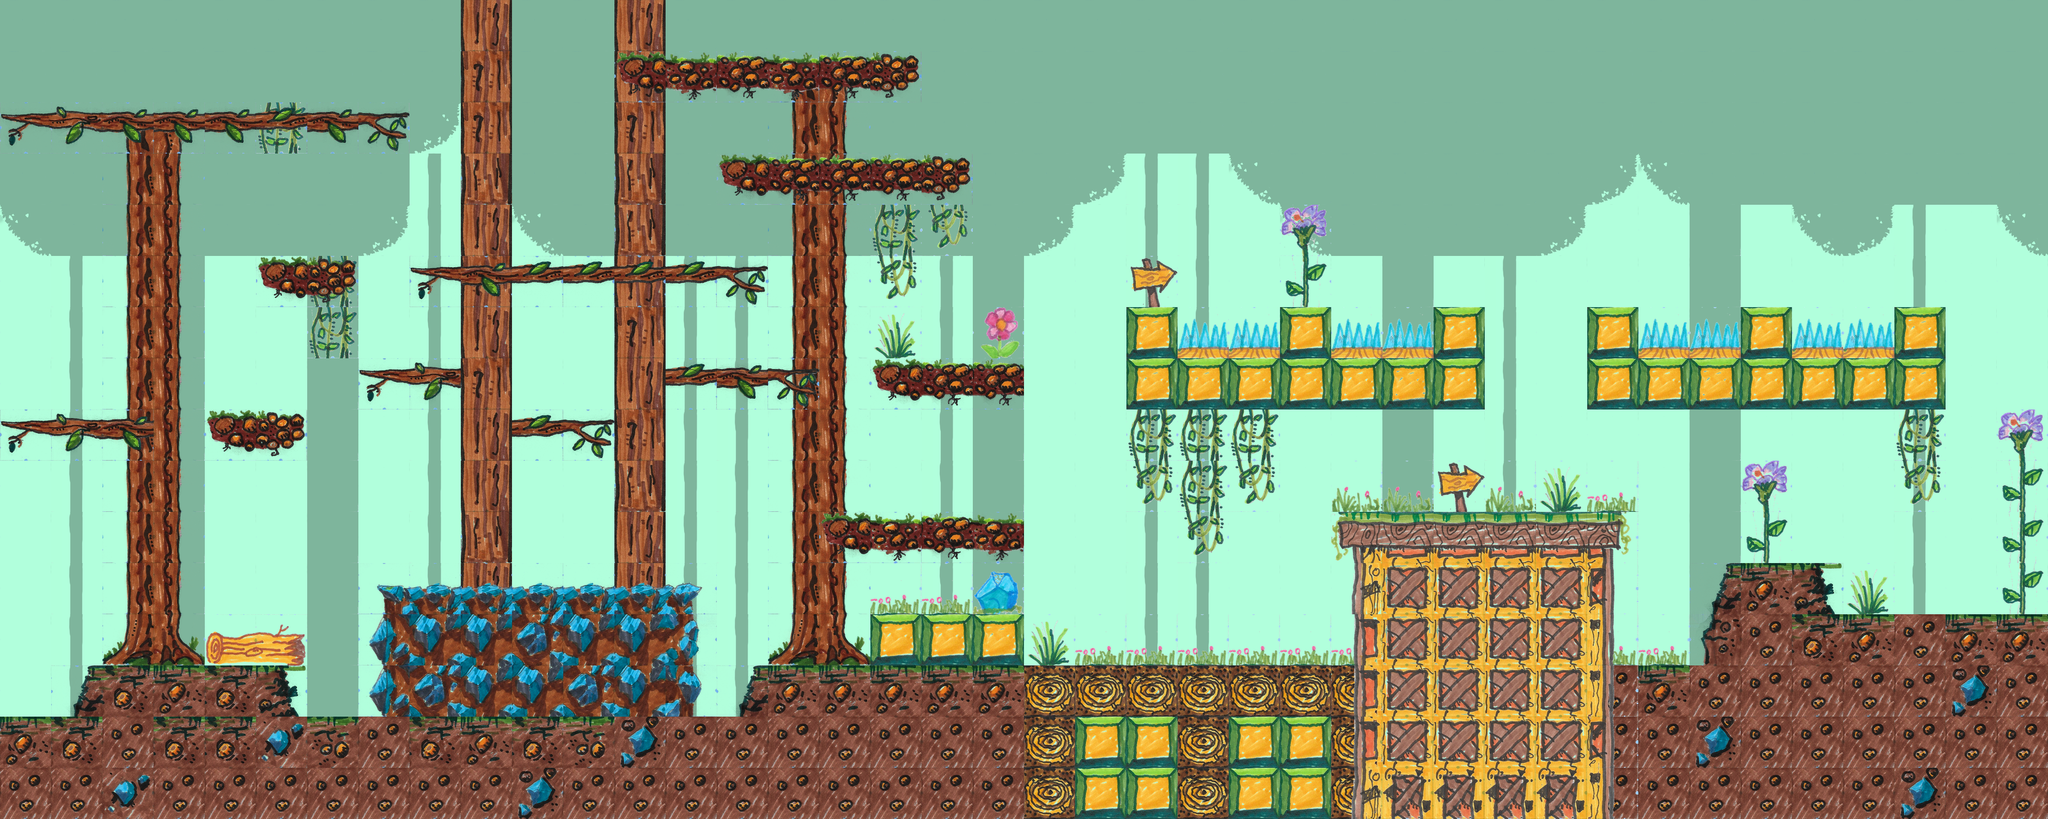

A level layout from a 2D game, rendered from its tile map. Below: a short description, then the map file with tile-grid data replaced by summaries:
An orthogonal 40x16 tile map with 100x100 px tiles, 3 tile layers (BGSky, Background tiles, Tiles), 2 tilesets and 7 objects (player, goal).

<map version="1.0" orientation="orthogonal" renderorder="right-down" width="40" height="16" tilewidth="100" tileheight="100" nextobjectid="22">
 <tileset firstgid="1" name="tilemap" tilewidth="100" tileheight="100" tilecount="110" columns="10">
  <image source="../images/forest_joel_tilemap.png" width="1000" height="1100" />
  <terraintypes>
   <terrain name="rock" tile="-1" />
  </terraintypes>
  <tile id="5" terrain=",,,0" />
  <tile id="6" terrain=",,0,0" />
  <tile id="7" terrain=",,0," />
  <tile id="15" terrain=",0,,0" />
  <tile id="16" terrain="0,0,0,0" />
  <tile id="17" terrain="0,,0," />
  <tile id="25" terrain=",0,,0" />
  <tile id="26" terrain="0,0,0,0" />
  <tile id="27" terrain="0,,0," />
 </tileset>
 <tileset firstgid="111" name="forest_goal" tilewidth="364" tileheight="300" tilecount="1" columns="0">
  <terraintypes>
   <terrain name="Goal" tile="-1" />
  </terraintypes>
  <tile id="0">
   <image width="364" height="300" source="../images/forest_goal.png" />
  </tile>
 </tileset>
 <layer name="BGSky" width="40" height="16">
  <data>[640 cells, 640 non-empty, 6 distinct tile ids]</data>
 </layer>
 <layer name="Background tiles" width="40" height="16">
  <data>[640 cells, 180 non-empty, 27 distinct tile ids]</data>
 </layer>
 <layer name="Tiles" width="40" height="16">
  <data>[640 cells, 190 non-empty, 36 distinct tile ids]</data>
 </layer>
 <objectgroup name="objects">
  <object id="1" name="player" x="353.242" y="1096.82" width="93.9394" height="190.909" />
  <object id="7" gid="53" x="748" y="1136" width="100" height="100" />
  <object id="8" gid="53" x="850" y="1131" width="100" height="100" />
  <object id="9" gid="53" x="967" y="1132" width="100" height="100" />
  <object id="10" gid="53" x="1084" y="1131" width="100" height="100" />
  <object id="12" gid="53" x="1196" y="1133" width="100" height="100" />
  <object id="21" name="goal" gid="111" x="3651" y="1222" width="364" height="300" />
 </objectgroup>
</map>
